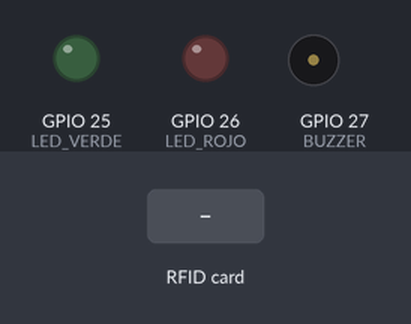
Simulated run of this sketch. Board: ESP32. On the bench: output pins drawn as LEDs (lit = HIGH), buzzer (waves = sounding, pin HIGH). The inputs (shaded band) are chosen by the test bench. WiFi joins after 1.5 s; servers stay silent unless stated; uploads are accepted with an empty reply; what the sketch prints to the serial monitor is not drawn.

Above: at 2.7 s.
2.8 s: RFID card 5E 7A 19 C4 held to the reader
At 3.3 s:
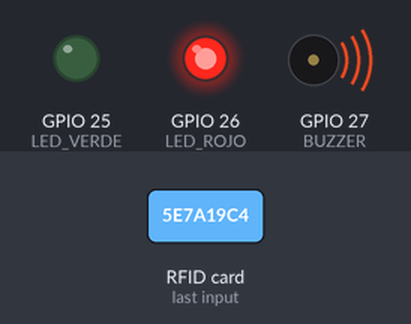
At 3.96 s:
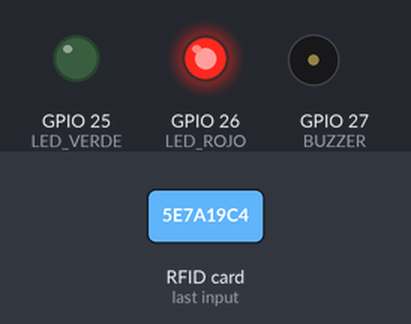
Timing chart, 0 to 5.8 s (numbered marks = the images above; inputs shaded):
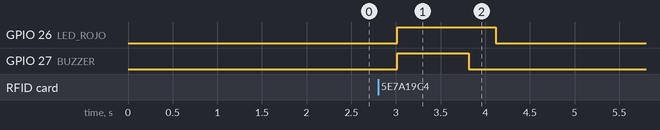

The sketch:

sketch_nov16b.ino
```cpp
#include <SPI.h>
#include <MFRC522.h>
#include <WiFi.h>
#include <HTTPClient.h>

#define SS_PIN 5
#define RST_PIN 22
#define LED_VERDE 25
#define LED_ROJO  26
#define BUZZER    27

const char* WIFI_SSID = "Mega_2.4G_E857";
const char* WIFI_PASS = "Ts9QP9Es";
const char* URL_IDENTIFICAR = "http://192.168.1.59/rfid/identificar.php";
const char* URL_EVENTO      = "http://192.168.1.59/rfid/evento.php";
const char* CLAVE_NODO = "poner clave nodo";

const unsigned long VENTANA_MS    = 30000;
const unsigned long REPETICION_MS = 5000;

MFRC522 rfid(SS_PIN, RST_PIN);
String ultimoTrabajador = "";
unsigned long ultimoTrabajadorMs = 0;
String ultimoUid = "";
unsigned long ultimoUidMs = 0;

String leerUID() {
  String uid = "";
  for (byte i = 0; i < rfid.uid.size; i++) {
    if (rfid.uid.uidByte[i] < 0x10) uid += "0";
    uid += String(rfid.uid.uidByte[i], HEX);
  }
  uid.toUpperCase();
  return uid;
}

void conectarWiFi() {
  WiFi.begin(WIFI_SSID, WIFI_PASS);
  Serial.print("Conectando a WiFi");
  while (WiFi.status() != WL_CONNECTED) {
    delay(500);
    Serial.print(".");
  }
  Serial.println("\nWiFi conectado. IP del ESP32: " + WiFi.localIP().toString());
}

String consultarTipo(String uid) {
  HTTPClient http;
  http.begin(URL_IDENTIFICAR);
  http.addHeader("Content-Type", "application/x-www-form-urlencoded");
  int codigo = http.POST("uid=" + uid + "&clave=" + CLAVE_NODO);
  String r = http.getString();
  http.end();

  if (codigo != 200) return "error";
  if (r.indexOf("\"tipo\":\"trabajador\"") >= 0)  return "trabajador";
  if (r.indexOf("\"tipo\":\"herramienta\"") >= 0) return "herramienta";
  return "desconocido";
}

void enviarEvento(String trabajador, String herramienta) {
  HTTPClient http;
  http.begin(URL_EVENTO);
  http.addHeader("Content-Type", "application/x-www-form-urlencoded");
  int codigo = http.POST("trabajador_uid=" + trabajador + "&herramienta_uid=" + herramienta + "&clave=" + CLAVE_NODO);
  String respuesta = http.getString();
  senal(codigo == 200);
  Serial.print("HTTP ");
  Serial.print(codigo);
  Serial.print(" -> ");
  Serial.println(respuesta);
  http.end();
}

void senal(bool ok) {
  digitalWrite(ok ? LED_VERDE : LED_ROJO, HIGH);
  digitalWrite(BUZZER, HIGH);
  delay(ok ? 150 : 800);
  digitalWrite(BUZZER, LOW);
  delay(300);
  digitalWrite(LED_VERDE, LOW);
  digitalWrite(LED_ROJO, LOW);
}

void setup() {
  Serial.begin(115200);
  SPI.begin();
  rfid.PCD_Init();
  pinMode(LED_VERDE, OUTPUT);
  pinMode(LED_ROJO, OUTPUT);
  pinMode(BUZZER, OUTPUT);
  digitalWrite(LED_VERDE, LOW);
  digitalWrite(LED_ROJO, LOW);
  digitalWrite(BUZZER, LOW);
  conectarWiFi();
  Serial.println("Listo. Acerca tarjeta de trabajador y luego la herramienta.");
}
void loop() {
  if (!rfid.PICC_IsNewCardPresent() || !rfid.PICC_ReadCardSerial()) return;

  String uid = leerUID();
  rfid.PICC_HaltA();
  rfid.PCD_StopCrypto1();

  if (uid == ultimoUid && millis() - ultimoUidMs < REPETICION_MS) return;
  ultimoUid = uid;
  ultimoUidMs = millis();

  String tipo = consultarTipo(uid);

  if (tipo == "trabajador") {
    ultimoTrabajador = uid;
    ultimoTrabajadorMs = millis();
    Serial.println("Trabajador: " + uid + ". Ahora acerca la herramienta.");
    senal(true);
  } else if (tipo == "herramienta") {
    if (ultimoTrabajador != "" && millis() - ultimoTrabajadorMs < VENTANA_MS) {
      Serial.println("Herramienta: " + uid);
      enviarEvento(ultimoTrabajador, uid);
      ultimoTrabajador = "";
    } else {
      Serial.println("Primero acerca la tarjeta del trabajador.");
      senal(false);
    }
  } else {
    Serial.println("UID no registrado: " + uid + " (" + tipo + ")");
    senal(false);
  }
  delay(1500);
}
```

Measured:
- after the input at 2.8 s, GPIO 26 (LED_ROJO): LOW → HIGH after 0.22 s, → LOW 1.1 s later; GPIO 27 (BUZZER): LOW → HIGH after 0.22 s, → LOW 0.80 s later
